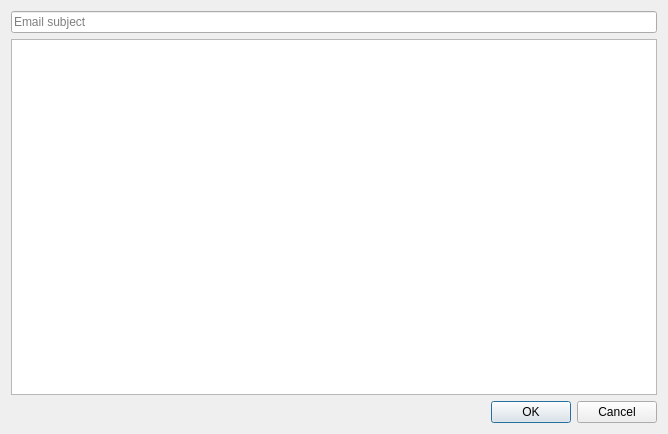
<?xml version="1.0" encoding="UTF-8"?>
<ui version="4.0">
 <class>DialogAddEmail</class>
 <widget class="QDialog" name="DialogAddEmail">
  <property name="geometry">
   <rect>
    <x>0</x>
    <y>0</y>
    <width>668</width>
    <height>434</height>
   </rect>
  </property>
  <property name="windowTitle">
   <string>Dialog</string>
  </property>
  <layout class="QVBoxLayout" name="verticalLayout">
   <item>
    <widget class="QLineEdit" name="lineEditSubject">
     <property name="placeholderText">
      <string>Email subject</string>
     </property>
    </widget>
   </item>
   <item>
    <widget class="QPlainTextEdit" name="plainTextEdit"/>
   </item>
   <item>
    <widget class="QDialogButtonBox" name="buttonBox">
     <property name="orientation">
      <enum>Qt::Horizontal</enum>
     </property>
     <property name="standardButtons">
      <set>QDialogButtonBox::Cancel|QDialogButtonBox::Ok</set>
     </property>
    </widget>
   </item>
  </layout>
 </widget>
 <resources/>
 <connections>
  <connection>
   <sender>buttonBox</sender>
   <signal>accepted()</signal>
   <receiver>DialogAddEmail</receiver>
   <slot>accept()</slot>
   <hints>
    <hint type="sourcelabel">
     <x>248</x>
     <y>254</y>
    </hint>
    <hint type="destinationlabel">
     <x>157</x>
     <y>274</y>
    </hint>
   </hints>
  </connection>
  <connection>
   <sender>buttonBox</sender>
   <signal>rejected()</signal>
   <receiver>DialogAddEmail</receiver>
   <slot>reject()</slot>
   <hints>
    <hint type="sourcelabel">
     <x>316</x>
     <y>260</y>
    </hint>
    <hint type="destinationlabel">
     <x>286</x>
     <y>274</y>
    </hint>
   </hints>
  </connection>
 </connections>
</ui>
